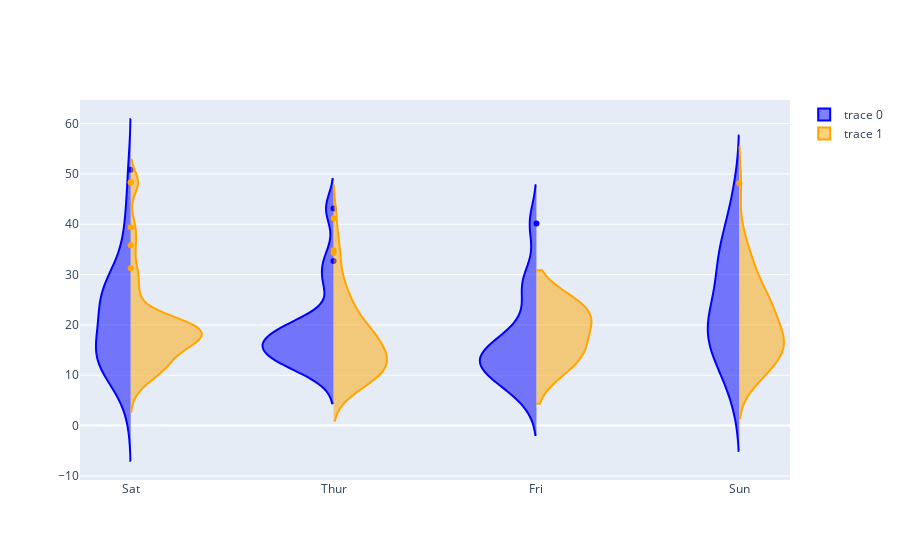

Source (notebook cell):
### Code cell
import plotly.graph_objects as go

import pandas as pd

df = pd.read_csv("https://raw.githubusercontent.com/plotly/datasets/master/violin_data.csv")

fig = go.Figure()

fig.add_trace(go.Violin(x=df['day'][ df['smoker'] == 'Yes' ],
                        y=df['total_bill'][ df['smoker'] == 'Yes' ],
                        # legendgroup='Yes', scalegroup='Yes', name='Yes',
                        side='negative',
                        line_color='blue')
             )
fig.add_trace(go.Violin(x=df['day'][ df['smoker'] == 'No' ],
                        y=df['total_bill'][ df['smoker'] == 'No' ],
                        # legendgroup='No', scalegroup='No', name='No',
                        side='positive',
                        line_color='orange')
             )
# fig.update_traces(meanline_visible=True)
fig.update_layout(violingap=0, violinmode='overlay')
fig.show()

### Figure 1 — Plotly figure (JSON) as saved in the notebook; plotly's stock layout.template omitted (floating-point values rounded to 4 significant figures; data arrays with more than 128 entries replaced by an {"elided": "..."} marker saying what was removed)
{"data": [{"line": {"color": "blue"}, "side": "negative", "type": "violin", "x": ["Sat", "Sat", "Sat", "Sat", "Sat", "Sat", "Sat", "Sat", "Sat", "Sat", "Sat", "Thur", "Thur", "Fri", "Fri", "Fri", "Fri", "Fri", "Fri", "Fri", "Fri", "Fri", "Sat", "Sat", "Sat", "Sat", "Sat", "Sat", "Thur", "Sun", "Sat", "Sat", "Sat", "Sat", "Sun", "Sun", "Sun", "Sun", "Sun", "Sun", "Sun", "Sun", "Sun", "Sun", "Sun", "Sun", "Sun", "Sun", "Sun", "Sun", "Sun", "Sun", "Thur", "Thur", "Thur", "Thur", "Thur", "Thur", "Thur", "Thur", "Thur", "Thur", "Thur", "Thur", "Thur", "Thur", "Sat", "Sat", "Sat", "Sat", "Sat", "Sat", "Sat", "Sat", "Sat", "Sat", "Sat", "Sat", "Sat", "Fri", "Fri", "Fri", "Fri", "Fri", "Fri", "Sat", "Sat", "Sat", "Sat", "Sat", "Sat", "Sat", "Sat"], "y": [38.01, 11.24, 20.29, 13.81, 11.02, 18.29, 3.07, 15.01, 26.86, 25.28, 17.92, 19.44, 32.68, 28.97, 5.75, 16.32, 40.17, 27.28, 12.03, 21.01, 11.35, 15.38, 44.3, 22.42, 15.36, 20.49, 25.21, 14.31, 16, 17.51, 10.59, 10.63, 50.81, 15.81, 7.25, 31.85, 16.82, 32.9, 17.89, 14.48, 9.6, 34.63, 34.65, 23.33, 45.35, 23.17, 40.55, 20.9, 30.46, 18.15, 23.1, 15.69, 19.81, 28.44, 15.48, 16.58, 10.34, 43.11, 13, 13.51, 18.71, 12.74, 13, 16.4, 20.53, 16.47, 26.59, 38.73, 24.27, 12.76, 30.06, 25.89, 13.27, 28.17, 12.9, 28.15, 11.59, 7.74, 30.14, 12.16, 13.42, 8.58, 13.42, 16.27, 10.09, 22.12, 24.01, 15.69, 15.53, 12.6, 32.83, 27.18, 22.67]}, {"line": {"color": "orange"}, "side": "positive", "type": "violin", "x": {"elided": "151 str values"}, "y": {"elided": "151 float values"}}], "layout": {"autosize": true, "violingap": 0, "violinmode": "overlay", "xaxis": {"autorange": true, "range": [-0.25, 3.25], "type": "category"}, "yaxis": {"autorange": true, "range": [-10.8, 64.68], "type": "linear"}}}
